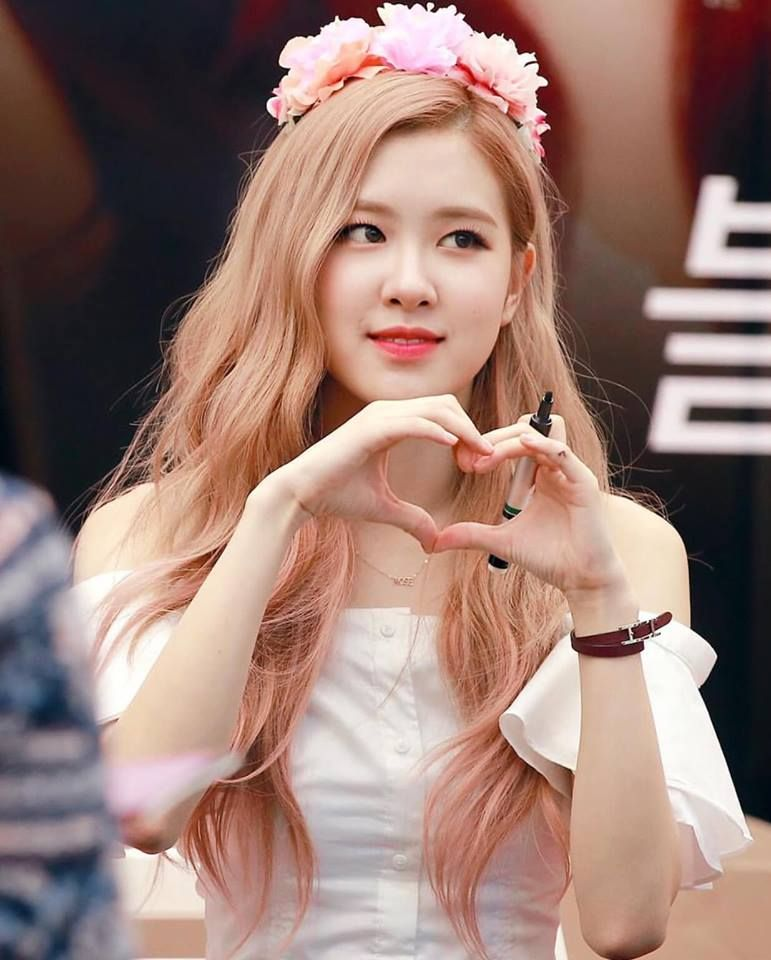
#> input picture aplikasi/tugas pcd/rose-blackpink.jpg, 771 x 960 px
$ python -i coba.py   (imports and definitions only)
#> lines starting #> are read from the running program, lines starting #| are printed output that depends on the picture
# -*- coding: utf-8 -*-

# Form implementation generated from reading ui file 'coba.ui'
#
# Created by: PyQt5 UI code generator 5.15.2
#
# WARNING: Any manual changes made to this file will be lost when pyuic5 is
# run again.  Do not edit this file unless you know what you are doing.


#  I Made Arya Dwisada (1808561016)


from PyQt5 import QtCore, QtGui, QtWidgets
from PyQt5.QtWidgets import QFileDialog
from PyQt5.QtGui import QImage
import cv2, imutils
import numpy

class Ui_MainWindow(object):
    # [206 lines left out: functions setupUi, loadImage, setPhoto, brightness_value, blur_value, changeBrightness and 9 more, not called in this run]

    def rotate(self, image):
        img = self.image
        h, w = img.shape[:2]
        # calculate the center of the image
        center = (w / 2, h / 2)

        angle_45 = -45
        angle_90 = -90
        angle_135 = -135
        angle540 = 540
        angle135 = 135
        angle_270 = -270
        angle45 = 45
        angle360 = 360

        scale = 1.0

        # perform the counterclockwise rotation holding at the center
        self._submit_counter += 1
        if (self._submit_counter == 1):
            M = cv2.getRotationMatrix2D(center, angle_45, scale)
            rotated45 = cv2.warpAffine(img, M, (h, w))
            img = rotated45
        elif (self._submit_counter == 2):
            M = cv2.getRotationMatrix2D(center, angle_90, scale)
            rotated_90 = cv2.warpAffine(img, M, (w, h))
            img = rotated_90
        elif (self._submit_counter == 3):
            M = cv2.getRotationMatrix2D(center, angle_135, scale)
            rotated_135 = cv2.warpAffine(img, M, (h, w))
            img = rotated_135
        elif (self._submit_counter == 4):
            M = cv2.getRotationMatrix2D(center, angle540, scale)
            rotated540 = cv2.warpAffine(img, M, (h, w))
            img = rotated540
        elif (self._submit_counter == 5):
            M = cv2.getRotationMatrix2D(center, angle135, scale)
            rotated135 = cv2.warpAffine(img, M, (h, w))
            img = rotated135
        elif (self._submit_counter == 6):
            M = cv2.getRotationMatrix2D(center, angle_270, scale)
            rotated_270 = cv2.warpAffine(img, M, (h, w))
            img = rotated_270
        elif (self._submit_counter == 7):
            M = cv2.getRotationMatrix2D(center, angle45, scale)
            rotated45 = cv2.warpAffine(img, M, (h, w))
            img = rotated45
        elif (self._submit_counter == 8):
            M = cv2.getRotationMatrix2D(center, angle360, scale)
            rotated360 = cv2.warpAffine(img, M, (h, w))
            img = rotated360
        else:
            self._submit_counter = 0
            return self._submit_counter
        self.filename = "rotate.jpg"
        self.setPhoto(img)

    # [13 lines left out: function flip, not called in this run]


    def savePhoto(self):
        cv2.imwrite(self.filename, self.tmp)
        print('Image Saved as', self.filename)


    # [14 lines left out: function retranslateUi, not called in this run]


# [8 lines not run here, left out]

>>> import cv2
>>> picture = cv2.imread('rose-blackpink.jpg', cv2.IMREAD_GRAYSCALE)
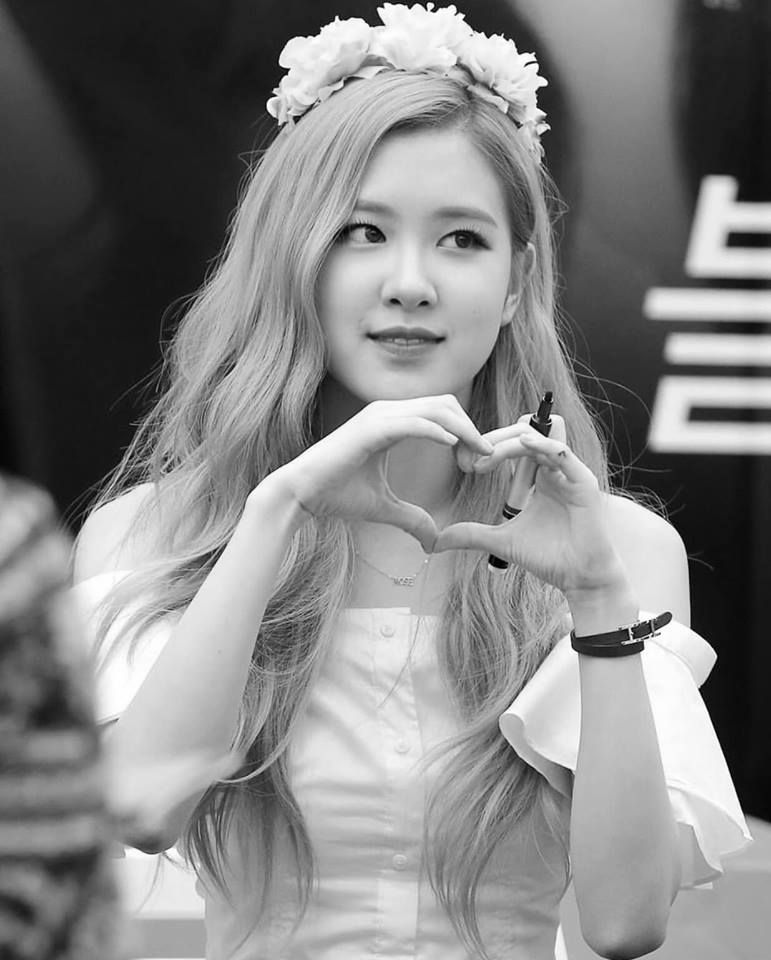
#> picture: shape (960, 771); min 0, max 255, mean 132
#> (the run stopped early here; a loop or call above may not have finished)
